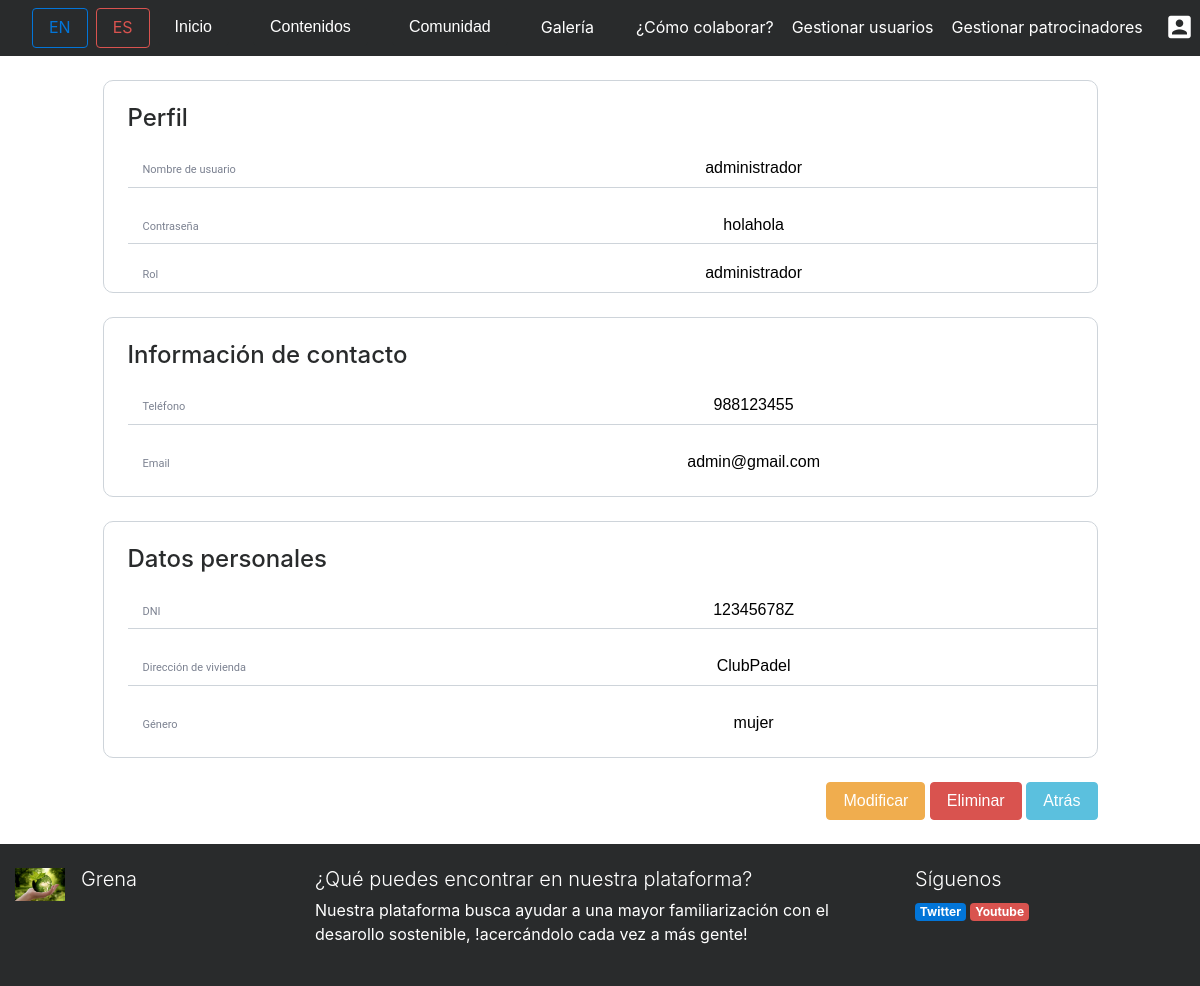
The app's page /index.php?controller=users&action=view&id=1 (signed in), older data.
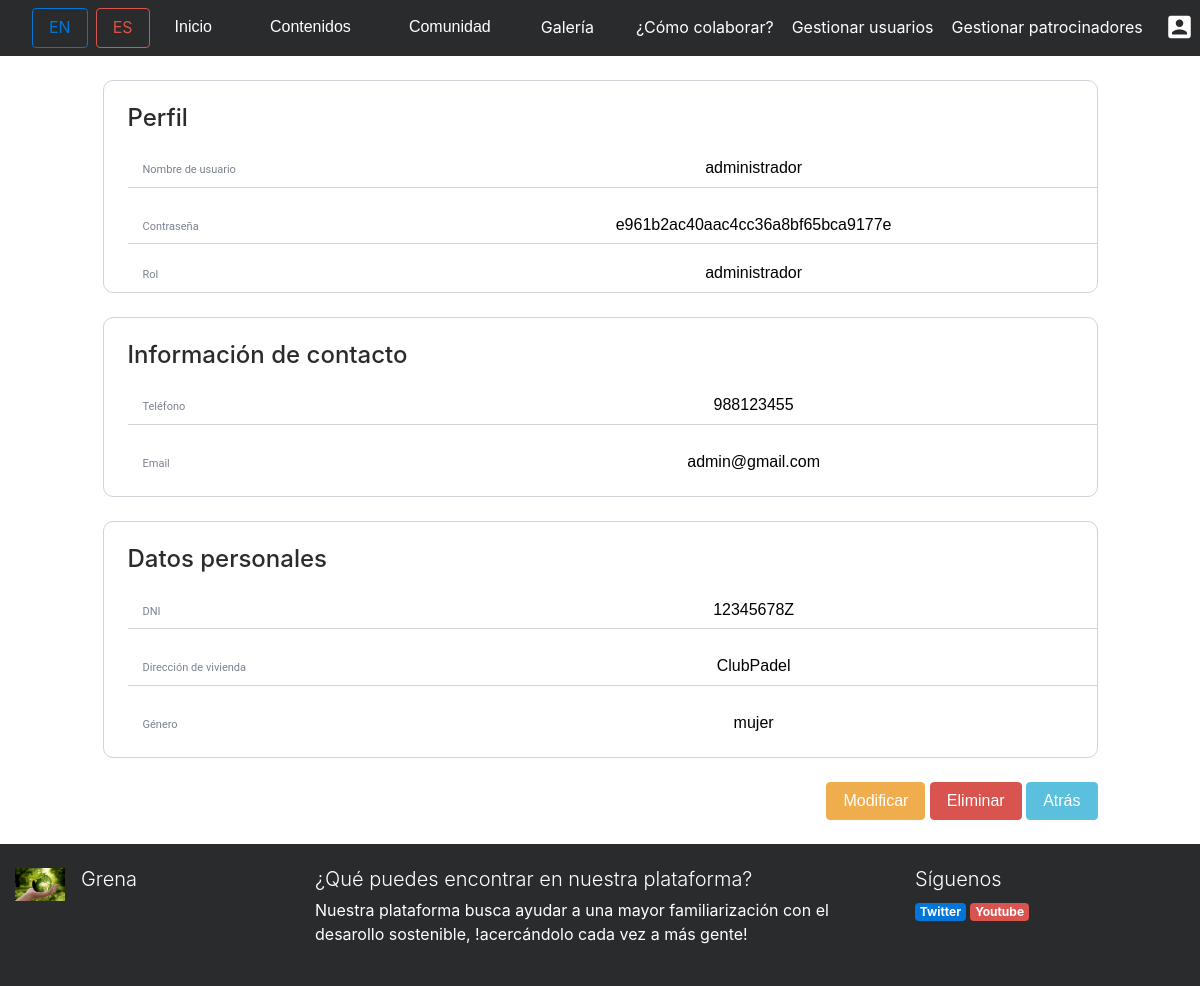
The same page, newer data.
### tables this page shows
CREATE TABLE IF NOT EXISTS USUARIO(
		ID_USUARIO INT(10) AUTO_INCREMENT,
		USERNAME VARCHAR(255) NOT NULL UNIQUE,
		DNI VARCHAR(255) NOT NULL UNIQUE,
		TELEFONO VARCHAR(255) NOT NULL UNIQUE, 
		EMAIL VARCHAR(255) NOT NULL UNIQUE,
		DIRECCION VARCHAR(255) NOT NULL,
		GENERO ENUM("mujer","hombre") ,
		PASSWD VARCHAR(255) NOT NULL,
		ROL ENUM("usuario","administrador") DEFAULT "usuario",
		
		CONSTRAINT PK_USUARIO PRIMARY KEY(ID_USUARIO)

	);

### core/ViewManager.php (called while the page is built, shortened)
<?php
class ViewManager {
	private $variables = array();
	public function setVariable($varname, $value, $flash=false) {
		$this->variables[$varname] = $value;
	}
	public function getVariable($varname, $default=NULL) {
		if (!isset($this->variables[$varname])) {
			return $default;
		}
		return $this->variables[$varname];
	}
	public function render($controller, $viewname) {
		include(__DIR__."/../view/$controller/$viewname.php");
	}
	private static $viewmanager_singleton = NULL;
	public static function getInstance() {
		if (self::$viewmanager_singleton == null) {
			self::$viewmanager_singleton = new ViewManager();
		}
		return self::$viewmanager_singleton;
	}
}

### controller/UsersController.php (called while the page is built, shortened)
<?php
require_once(__DIR__."/../core/ViewManager.php");
require_once(__DIR__."/../core/I18n.php");
require_once(__DIR__."/../model/User.php");
require_once(__DIR__."/../model/UserMapper.php");
class UsersController extends BaseController {
	private $userMapper;
	public function __construct() {
		$this->userMapper = new UserMapper();
		$this->view->setLayout("default");
	}
	public function view(){
		try{
		$userid = $_GET["id"];
		$user= $this->userMapper->findById($userid);
		$this->view->setVariable("usuario", $user);
		$this->view->render("users", "view");
	} catch(Exception $ex) {
		$this->view->popFlashF();
	header("Location: index.php?controller=users&action=showall");
	}
}
}

### index.php (called while the page is built, shortened)
<?php
function run() {
	try {
		$controller = loadController($_GET["controller"]);
		$actionName = $_GET["action"];
		$controller->$actionName();
	} catch(Exception $ex) {
		die("An exception occured!!!!!".$ex->getMessage());
	}
}
function loadController($controllerName) {
	return new $controllerClassName();
}
run();
?>

### core/I18n.php (called while the page is built, shortened)
<?php
class I18n {
	private $messages;
	public function i18n($key) {
		if (isset($this->messages[$key])){
			return $this->messages[$key];
		}else{
			return $key;
		}
	}
	private static $i18n_singleton = null;
	public static function getInstance() {
		if (self::$i18n_singleton == NULL) {
			self::$i18n_singleton = new I18n();
		}
		return self::$i18n_singleton;
	}
}
function i18n($key) {
	return I18n::getInstance()->i18n($key);
}

### model/User.php (called while the page is built, shortened)
<?php
class User {
	private $email;
	private $passwd;
	private $username;
	private $dni;
	private $telefono;
	private $direccion;
	private $genero;
	private $rol;
	public function __construct($id=NULL,$username=NULL, $dni=NULL,$telefono=NULL,$email=NULL,$direccion=NULL,$genero=NULL,$passwd=NULL,$rol=NULL) {
		$this->email = $email;
		$this->passwd = $passwd;
		$this->username = $username;
		$this->dni = $dni;
		$this->telefono = $telefono;
		$this->direccion = $direccion;
		$this->genero = $genero;
		$this->rol = $rol;
	}
	public function getEmail() {
		return $this->email;
	}
	public function getPasswd() {
		return $this->passwd;
	}
	public function getUsername() {
		return $this->username;
	}
	public function getDni() {
		return $this->dni;
	}
	public function getTelefono() {
		return $this->telefono;
	}
	public function getDireccion() {
		return $this->direccion;
	}
	public function getGenero() {
		return $this->genero;
	}
	public function getRol() {
		return $this->rol;
	}
}

### model/UserMapper.php (called while the page is built, shortened)
<?php
require_once(__DIR__."/../core/PDOConnection.php");
class UserMapper {
	private $db;
	public function __construct() {
		$this->db = PDOConnection::getInstance();
	}
	public function findById($userid){
		$stmt = $this->db->prepare("SELECT * FROM USUARIO WHERE ID_USUARIO=?");
		$stmt->execute(array($userid));
		$usuario = $stmt->fetch(PDO::FETCH_ASSOC);
		if($usuario != null) {
			return new User(
			$usuario["ID_USUARIO"],
			$usuario["USERNAME"],
			$usuario["DNI"],
			$usuario["TELEFONO"],
			$usuario["EMAIL"],
			$usuario["DIRECCION"],
			$usuario["GENERO"],
			$usuario["PASSWD"],
			$usuario["ROL"],);
		} else {
			return NULL;
		}
	}
}

### core/PDOConnection.php (called while the page is built)
<?php
class PDOConnection {
	private static $dbhost = "127.0.0.1";
	private static $dbname = "GRENA";
	private static $dbuser = "grena";
	private static $dbpass = "grena21";
	private static $db_singleton = null;
	public static function getInstance() {
		if (self::$db_singleton == null) {
			self::$db_singleton = new PDO(
			"mysql:host=".self::$dbhost.";dbname=".self::$dbname.";charset=utf8",
			self::$dbuser,
			self::$dbpass,
			array(
				PDO::ATTR_EMULATE_PREPARES => false,
				PDO::ATTR_ERRMODE => PDO::ERRMODE_EXCEPTION
			)
		);
	}
	return self::$db_singleton;
}
}
?>

### view/users/view.php (the view, shortened to what the changed rows need)
<?php
require_once(__DIR__."/../../core/ViewManager.php");
$view = ViewManager::getInstance();
$user= $view->getVariable("usuario");
?>
<div class="row">
        <div class="col-sm-12 col-md-10 ml-auto mr-auto mt-4 mb-4">
            <form>
                <div class="divShowCurrent">
                    <div class="divLabelInput ml-4">
                        <label class="labelShowCurrent col-4" for="inputNombre"><?= i18n("Nombre de usuario")?></label>
                        <input class="quitarReadOnly inputShowCurrent ml-3 col-7" id="inputNombre" name="name" type="text" value="<?=$user->getUsername()?>" readonly>
                    </div>
                    <div class="divLabelInput ml-4 mb-3 mt-4">
                        <label class="labelShowCurrent col-4" for="inputPass"><?= i18n("Contraseña")?></label>
                        <input class="quitarReadOnly inputShowCurrent ml-3 col-7" id="inputPass" name="passwd" type="text" value="<?=$user->getPasswd()?>" placeholder="..............." readonly>
                    </div>
                    <div class=" ml-4">
                        <label class="labelShowCurrent col-4" for="inputNombre"><?= i18n("Rol")?></label>
                        <input class="quitarReadOnly inputShowCurrent ml-3 col-7" id="inputNombre" name="rol" type="text" value="<?=$user->getRol()?>" readonly>
                    </div>
                </div>
                <div class="divShowCurrent mt-4">
                    <div class="divLabelInput ml-4">
                        <label class="labelShowCurrent col-4" for="inputNombre"><?= i18n("Teléfono")?></label>
                        <input class="quitarReadOnly inputShowCurrent ml-3 col-7" id="inputNombre" name="telf" type="text" value="<?=$user->getTelefono()?>" readonly>
                    </div>
                    <div class="ml-4 mb-3 mt-4">
                        <label class="labelShowCurrent col-4" for="inputPass">Email</label>
                        <input class="quitarReadOnly inputShowCurrent ml-3 col-7" id="inputPass" name="email" type="email" value="<?=$user->getEmail()?>" readonly>
                    </div>
                </div>
                <div class="divShowCurrent mt-4">
                    <div class="divLabelInput ml-4">
                        <label class="labelShowCurrent col-4" for="inputNombre"><?= i18n("DNI")?></label>
                        <input class="inputShowCurrent ml-3 col-7" id="inputNombre" type="text" value="<?=$user->getDni()?>" readonly>
                    </div>
                    <div class="divLabelInput ml-4 mt-4">
                        <label class="labelShowCurrent col-4" for="inputPass"><?= i18n("Dirección de vivienda")?></label>
                        <input class="quitarReadOnly inputShowCurrent ml-3 col-7" id="inputPass" name="direccion" type="text" value="<?=$user->getDireccion()?>" readonly>
                    </div>
                    <div class="ml-4 mb-3 mt-4">
                        <label class="labelShowCurrent col-4" for="inputPass"><?= i18n("Género")?></label>
                        <input class="inputShowCurrent ml-3 col-7" id="inputPass" type="text" value="<?=$user->getGenero()?>" readonly>
                    </div>
                </div>
            </form>
        </div>
</div>

Row changes from the older to the newer data that the page shows:
changed usuario "administrador": passwd "holahola" → "e961b2ac40aac4cc36a8bf65bca9177e"
